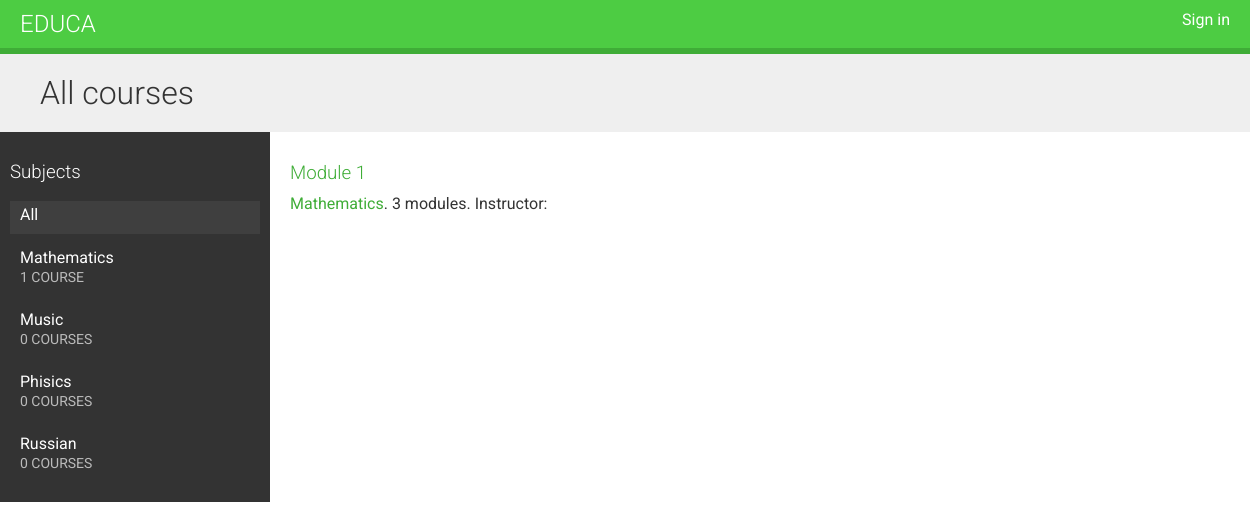
/, run on an earlier commit of the app's database.
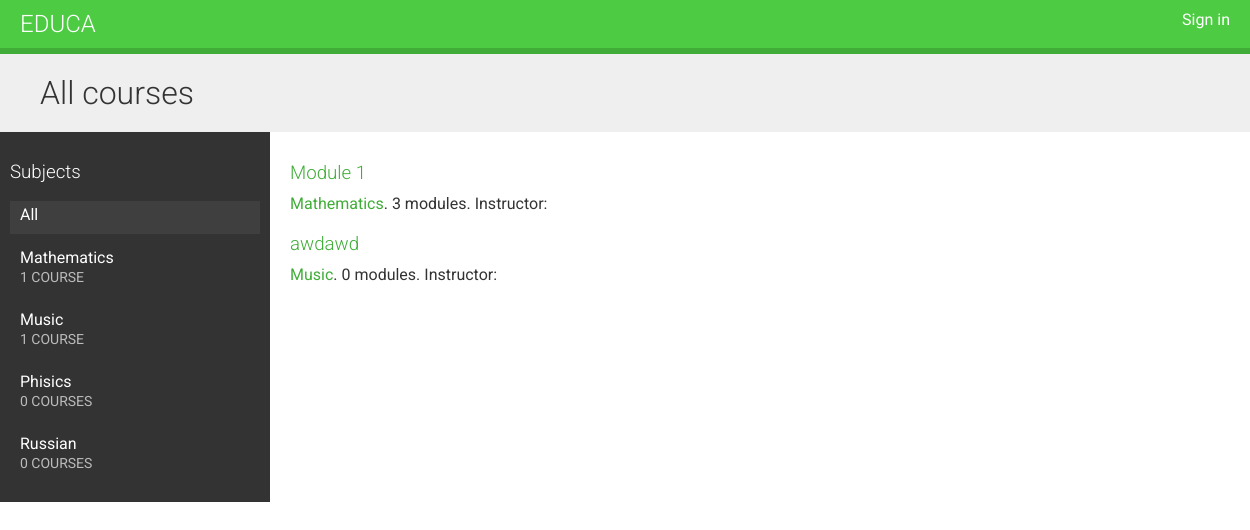
And on a later commit of the database.
### courses/models.py (models this page shows, shortened)
class Subject(models.Model):
    title = models.CharField(max_length=200)
    slug = models.SlugField(max_length=200, unique=True)
    class Meta:
        ordering = ['title']
    def __str__(self):
        return self.title

class Course(models.Model):
    owner = models.ForeignKey(User,
                              related_name='courses_created',
                              on_delete=models.CASCADE)
    subject = models.ForeignKey(Subject,
                                related_name='courses',
                                on_delete=models.CASCADE)
    title = models.CharField(max_length=200)
    slug = models.SlugField(max_length=200, unique=True)
    overview = models.TextField()
    created = models.DateTimeField(auto_now_add=True)
    students = models.ManyToManyField(User,
                                      related_name='courses_joined',
                                      blank=True)
    class Meta:
        ordering = ['-created']

### courses/views.py (the view)
# urls.py: path("", CourseListView.as_view(), name="course_list"),
class CourseListView(TemplateResponseMixin, View):
    model = Course
    template_name = "courses/course/list.html"
    def get(self, request, subject=None):
        subjects = cache.get("all_subjects")
        if not subjects:
            subjects = Subject.objects.annotate(total_courses=Count("courses"))
            cache.set("all_subjects", subjects)
        all_courses = Course.objects.annotate(total_modules=Count("modules"))
        if subject:
            subject = get_object_or_404(Subject, slug=subject)
            key = f"subject_{subject.id}_courses"
            courses = cache.get(key)
            if not courses:
                courses = all_courses.filter(subject=subject)
                cache.set(key, courses)
        else:
            courses = cache.get("all_courses")
            if not courses:
                courses = all_courses
                cache.set("all_courses", courses)
        return self.render_to_response(
            {"subjects": subjects, "subject": subject, "courses": courses}
        )

### courses/templates/courses/course/list.html (shortened to what this page needs)
{% extends "base.html" %}
{% block content %}
  <h1>
    {% if subject %}
      {{ subject.title }} courses
    {% else %}
      All courses
    {% endif %}
  </h1>
  <div class="contents">
    <h3>Subjects</h3>
    <ul id="modules">
      <li {% if not subject %}class="selected"{% endif %}>
        <a href="{% url "course_list" %}">All</a>
      </li>
      {% for s in subjects %}
        <li {% if subject == s %}class="selected"{% endif %}>
          <a href="{% url "course_list_subject" s.slug %}">
            {{ s.title }}
            <br>
            <span>{{ s.total_courses }} course{{ s.total_courses|pluralize }}</span>
          </a>
        </li>
      {% endfor %}
    </ul>
  </div>
  <div class="module">
    {% for course in courses %}
      {% with subject=course.subject %}
        <h3>
          <a href="{% url "course_detail" course.slug %}">
            {{ course.title }}
          </a>
        </h3>
        <p>
          <a href="{% url "course_list_subject" subject.slug %}">{{ subject }}</a>.
            {{ course.total_modules }} modules.
            Instructor: {{ course.owner.get_full_name }}
        </p>
      {% endwith %}
    {% endfor %}
  </div>
{% endblock %}

### courses/templates/base.html (shortened to what this page needs)
{% load static %}
<!DOCTYPE html>
<html>
  <head>
    <link href="{% static "css/base.css" %}" rel="stylesheet">
  </head>
  <body>
    <div id="header">
      <a href="/" class="logo">Educa</a>
      <ul class="menu">
        {% if request.user.is_authenticated %}
          <li><a href="{% url "logout" %}">Sign out</a></li>
        {% else %}
          <li><a href="{% url "login" %}">Sign in</a></li>
        {% endif %}
      </ul>
    </div>
    <div id="content">
      {% block content %}
      {% endblock %}
    </div>
  </body>
</html>

### courses/static/css/base.css (style rules this page uses)
body { margin:0; font-family:'Roboto', sans-serif; font-weight:400; color:#333; }
a { color:#3fad37; text-decoration:none; }
ul { float:left; }
h1, h2, h3, h4, h5, h6 { font-family:'Roboto', sans-serif; font-weight:300; }
h1 { background:#efefef; width:100%; overflow:auto; padding:20px 0 20px 40px; margin:0; }
.module { padding:10px 20px; float:left; width:600px; }
.module h3 { margin:20px 0 0; padding:0; width:100%; }
.module p { margin:10px 0 20px; width:100%; float:left; }
#header { background:#4dcc43; overflow:auto; padding:10px 20px; border-bottom:6px solid #3fad37; }
#header .logo { text-decoration:none; font-family:'Roboto', sans-serif; font-weight:300; text-transform:uppercase; font-size:24px; color:#fff; float:left; }
#header a { color:#fff; }
#header .menu { list-style:none; float:right; margin:0; padding:0; }
.contents { width:20%; padding:10px; float:left; background:#333; color: #fff; font-family:'Roboto', sans-serif; }
.contents ul { list-style:none; margin:0; padding:0; width:100%; }
.contents ul li { margin:0 0 10px 0; padding:4px 10px 10px; overflow:auto; cursor:move; }
.contents ul li.selected { background:#3f3f3f; }
.contents ul span { text-transform:uppercase; color:#bbb; font-size:14px; }
.contents ul a { display:block; color:#fff; text-decoration:none; }

What changed in the data, as far as the page shows it:
computed for Subject "Music": total_courses "0" → "1"
added Course: title "awdawd", subject "Music", total_modules "0"
